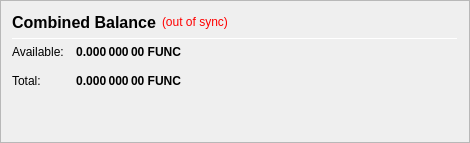
                   <widget class="QFrame" name="frame_CombinedBalances">
                    <property name="minimumSize">
                     <size>
                      <width>470</width>
                      <height>0</height>
                     </size>
                    </property>
                    <property name="frameShape">
                     <enum>QFrame::StyledPanel</enum>
                    </property>
                    <property name="frameShadow">
                     <enum>QFrame::Raised</enum>
                    </property>
                    <layout class="QVBoxLayout" name="verticalLayout_5">
                     <item>
                      <layout class="QHBoxLayout" name="horizontalLayout_5" stretch="0,0,0">
                       <item>
                        <widget class="QLabel" name="label_5z">
                         <property name="minimumSize">
                          <size>
                           <width>0</width>
                           <height>20</height>
                          </size>
                         </property>
                         <property name="font">
                          <font>
                           <pointsize>12</pointsize>
                           <weight>75</weight>
                           <bold>true</bold>
                          </font>
                         </property>
                         <property name="toolTip">
                          <string>Combined Balance (including unconfirmed and immature coins)</string>
                         </property>
                         <property name="text">
                          <string>Combined Balance</string>
                         </property>
                        </widget>
                       </item>
                       <item>
                        <widget class="QLabel" name="labelWalletStatus">
                         <property name="cursor">
                          <cursorShape>WhatsThisCursor</cursorShape>
                         </property>
                         <property name="toolTip">
                          <string>The displayed information may be out of date. Your wallet automatically synchronizes with the FUNC network after a connection is established, but this process has not completed yet.</string>
                         </property>
                         <property name="styleSheet">
                          <string notr="true">QLabel { color: red; }</string>
                         </property>
                         <property name="text">
                          <string notr="true">(out of sync)</string>
                         </property>
                         <property name="alignment">
                          <set>Qt::AlignLeading|Qt::AlignLeft|Qt::AlignVCenter</set>
                         </property>
                        </widget>
                       </item>
                       <item>
                        <spacer name="horizontalSpacer_1">
                         <property name="orientation">
                          <enum>Qt::Horizontal</enum>
                         </property>
                         <property name="sizeHint" stdset="0">
                          <size>
                           <width>40</width>
                           <height>20</height>
                          </size>
                         </property>
                        </spacer>
                       </item>
                      </layout>
                     </item>
                     <item>
                      <widget class="Line" name="line_CombinedBalance">
                       <property name="minimumSize">
                        <size>
                         <width>0</width>
                         <height>1</height>
                        </size>
                       </property>
                       <property name="maximumSize">
                        <size>
                         <width>16777215</width>
                         <height>1</height>
                        </size>
                       </property>
                       <property name="orientation">
                        <enum>Qt::Horizontal</enum>
                       </property>
                      </widget>
                     </item>
                     <item>
                      <layout class="QGridLayout" name="gridLayout_3">
                       <property name="spacing">
                        <number>12</number>
                       </property>
                       <item row="1" column="0">
                        <widget class="QLabel" name="labelBalanceTextz">
                         <property name="text">
                          <string>Available:</string>
                         </property>
                        </widget>
                       </item>
                       <item row="1" column="1">
                        <widget class="QLabel" name="labelBalancez">
                         <property name="font">
                          <font>
                           <weight>75</weight>
                           <bold>true</bold>
                          </font>
                         </property>
                         <property name="cursor">
                          <cursorShape>IBeamCursor</cursorShape>
                         </property>
                         <property name="toolTip">
                          <string>Your current spendable balance</string>
                         </property>
                         <property name="text">
                          <string notr="true">0.000 000 00 FUNC</string>
                         </property>
                         <property name="alignment">
                          <set>Qt::AlignRight|Qt::AlignTrailing|Qt::AlignVCenter</set>
                         </property>
                         <property name="textInteractionFlags">
                          <set>Qt::LinksAccessibleByMouse|Qt::TextSelectableByKeyboard|Qt::TextSelectableByMouse</set>
                         </property>
                        </widget>
                       </item>
                       <item row="2" column="0">
                        <widget class="QLabel" name="labelTotalTextz">
                         <property name="text">
                          <string>Total:</string>
                         </property>
                        </widget>
                       </item>
                       <item row="2" column="1">
                        <widget class="QLabel" name="labelTotalz">
                         <property name="font">
                          <font>
                           <weight>75</weight>
                           <bold>true</bold>
                          </font>
                         </property>
                         <property name="cursor">
                          <cursorShape>IBeamCursor</cursorShape>
                         </property>
                         <property name="toolTip">
                          <string>Total Balance, including all unavailable coins.</string>
                         </property>
                         <property name="text">
                          <string notr="true">0.000 000 00 FUNC</string>
                         </property>
                         <property name="alignment">
                          <set>Qt::AlignRight|Qt::AlignTrailing|Qt::AlignVCenter</set>
                         </property>
                         <property name="textInteractionFlags">
                          <set>Qt::LinksAccessibleByMouse|Qt::TextSelectableByKeyboard|Qt::TextSelectableByMouse</set>
                         </property>
                        </widget>
                       </item>
                       <item row="2" column="3">
                        <spacer name="horizontalSpacer_2">
                         <property name="orientation">
                          <enum>Qt::Horizontal</enum>
                         </property>
                         <property name="sizeHint" stdset="0">
                          <size>
                           <width>40</width>
                           <height>20</height>
                          </size>
                         </property>
                        </spacer>
                       </item>
                      </layout>
                     </item>
                     <item>
                      <spacer name="verticalSpacer_1">
                       <property name="orientation">
                        <enum>Qt::Vertical</enum>
                       </property>
                       <property name="sizeHint" stdset="0">
                        <size>
                         <width>20</width>
                         <height>40</height>
                        </size>
                       </property>
                      </spacer>
                     </item>
                    </layout>
                   </widget>
